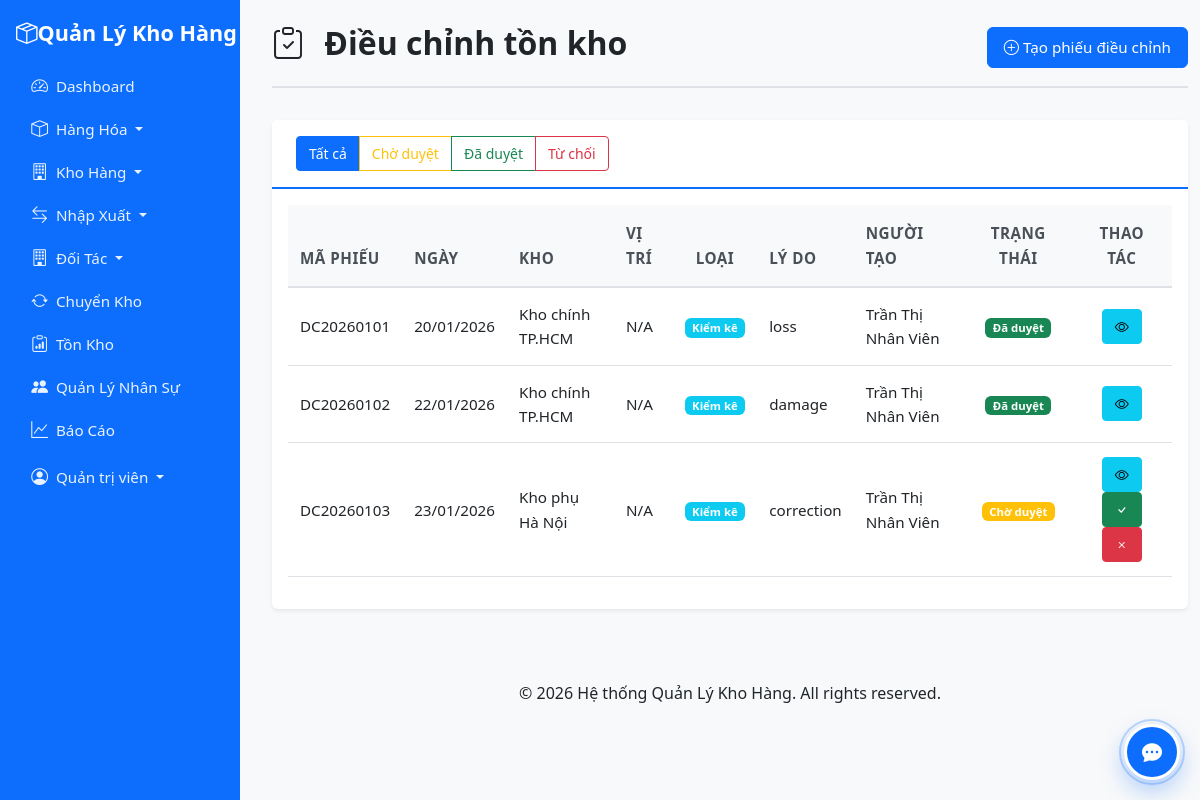
Screenshot of /modules/inventory_adjustments/index.php (signed in) with the database file from the repository.
### tables this page shows
CREATE TABLE `inventory_adjustments` (
  `id` int(11) NOT NULL,
  `adjustment_code` varchar(50) NOT NULL,
  `adjustment_date` date NOT NULL,
  `warehouse_id` int(11) NOT NULL,
  `storage_location_id` int(11) DEFAULT NULL,
  `reason` enum('loss','damage','correction','theft','other') DEFAULT 'correction',
  `created_by` int(11) NOT NULL,
  `approved_by` int(11) DEFAULT NULL,
  `status` enum('pending','approved','rejected') DEFAULT 'pending',
  `notes` text DEFAULT NULL,
  `created_at` timestamp NOT NULL DEFAULT current_timestamp(),
  `updated_at` timestamp NOT NULL DEFAULT current_timestamp() ON UPDATE current_timestamp()
);

CREATE TABLE `warehouses` (
  `id` int(11) NOT NULL,
  `code` varchar(50) NOT NULL,
  `name` varchar(100) NOT NULL,
  `address` text DEFAULT NULL,
  `latitude` decimal(10,7) DEFAULT NULL,
  `longitude` decimal(10,7) DEFAULT NULL,
  `manager_id` int(11) DEFAULT NULL,
  `status` tinyint(1) DEFAULT 1,
  `created_at` timestamp NOT NULL DEFAULT current_timestamp()
);

CREATE TABLE `users` (
  `id` int(11) NOT NULL,
  `username` varchar(50) NOT NULL,
  `password` varchar(255) NOT NULL,
  `full_name` varchar(100) NOT NULL,
  `email` varchar(100) DEFAULT NULL,
  `phone` varchar(20) DEFAULT NULL,
  `role` enum('admin','quanly_kho','nhanvien_nhapkho','ketoan') DEFAULT 'nhanvien_nhapkho',
  `status` tinyint(1) DEFAULT 1,
  `created_at` timestamp NOT NULL DEFAULT current_timestamp(),
  `updated_at` timestamp NOT NULL DEFAULT current_timestamp() ON UPDATE current_timestamp()
);

### config/config.php (called while the page is built, shortened)
<?php
function formatDate($date) {
    return date('d/m/Y', strtotime($date));
}
?>

### modules/inventory_adjustments/index.php (the view, shortened to what this page needs)
<?php
require_once '../../config/config.php';
$db = getDB();
$status = $_GET['status'] ?? '';
$query = "SELECT ia.*, w.name as warehouse_name, sl.name as location_name, u1.full_name as creator_name, u2.full_name as approver_name
    FROM inventory_adjustments ia
    JOIN warehouses w ON ia.warehouse_id = w.id
    LEFT JOIN storage_locations sl ON ia.storage_location_id = sl.id
    JOIN users u1 ON ia.created_by = u1.id
    LEFT JOIN users u2 ON ia.approved_by = u2.id
    WHERE 1=1";
$params = [];
$query .= " ORDER BY ia.created_at DESC";
$stmt = $db->prepare($query);
$stmt->execute($params);
$adjustments = $stmt->fetchAll();
include '../../includes/header.php';
?>
<div class="container-fluid mt-4">
    <div class="page-header d-flex justify-content-between align-items-center">
        <h1><i class="bi bi-clipboard-check"></i> Điều chỉnh tồn kho</h1>
        <a href="add.php" class="btn btn-primary">
            <i class="bi bi-plus-circle"></i> Tạo phiếu điều chỉnh
        </a>
    </div>
    <div class="card">
        <div class="card-header">
            <div class="btn-group" role="group">
                <a href="index.php" class="btn btn-sm <?php echo $status == '' ? 'btn-primary' : 'btn-outline-primary'; ?>">Tất cả</a>
                <a href="index.php?status=pending" class="btn btn-sm <?php echo $status == 'pending' ? 'btn-warning' : 'btn-outline-warning'; ?>">Chờ duyệt</a>
                <a href="index.php?status=approved" class="btn btn-sm <?php echo $status == 'approved' ? 'btn-success' : 'btn-outline-success'; ?>">Đã duyệt</a>
                <a href="index.php?status=rejected" class="btn btn-sm <?php echo $status == 'rejected' ? 'btn-danger' : 'btn-outline-danger'; ?>">Từ chối</a>
            </div>
        </div>
        <div class="card-body">
            <div class="table-responsive">
            <table class="table table-hover align-middle">
                    <thead>
                        <tr>
                            <th>Mã phiếu</th>
                            <th>Ngày</th>
                            <th>Kho</th>
                            <th>Vị trí</th>
                            <th class="text-center">Loại</th>
                            <th>Lý do</th>
                            <th>Người tạo</th>
                            <th class="text-center">Trạng thái</th>
                            <th class="text-center">Thao tác</th>
                        </tr>
                    </thead>
                    <tbody>
                        <?php if (empty($adjustments)): ?>
                        <tr>
                            <td colspan="9" class="text-center text-muted">Không có dữ liệu</td>
                        </tr>
                        <?php else: ?>
                        <?php foreach ($adjustments as $adj): ?>
                        <tr>
                            <td><?php echo htmlspecialchars($adj['adjustment_code']); ?></td>
                            <td><?php echo formatDate($adj['adjustment_date']); ?></td>
                            <td><?php echo htmlspecialchars($adj['warehouse_name']); ?></td>
                            <td><?php echo htmlspecialchars($adj['location_name'] ?? 'N/A'); ?></td>
                            <td class="text-center">
                                <?php $type = $adj['adjustment_type'] ?? null; ?>
                                <span class="badge bg-<?php
                                    echo $type === 'increase' ? 'success' :
                                        ($type === 'decrease' ? 'danger' : 'info');
                                ?>">
                                    <?php
                                    echo $type === 'increase' ? 'Tăng' :
                                        ($type === 'decrease' ? 'Giảm' : 'Kiểm kê');
                                    ?>
                                </span>
                            </td>
                            <td><?php echo htmlspecialchars($adj['reason'] ?? ''); ?></td>
                            <td><?php echo htmlspecialchars($adj['creator_name']); ?></td>
                            <td class="text-center">
                                <span class="badge bg-<?php
                                    echo $adj['status'] == 'approved' ? 'success' :
                                        ($adj['status'] == 'rejected' ? 'danger' : 'warning');
                                ?>">
                                    <?php
                                    echo $adj['status'] == 'approved' ? 'Đã duyệt' :
                                        ($adj['status'] == 'rejected' ? 'Từ chối' : 'Chờ duyệt');
                                    ?>
                                </span>
                            </td>
                            <td class="text-center">
                                <a href="view.php?id=<?php echo $adj['id']; ?>" class="btn btn-sm btn-info">
                                    <i class="bi bi-eye"></i>
                                </a>
                                <?php if ($adj['status'] == 'pending' && in_array($_SESSION['role'], ['admin', 'quanly_kho'])): ?>
                                <form method="POST" action="approve.php" class="d-inline">
                                    <button type="submit" class="btn btn-sm btn-success"><i class="bi bi-check"></i></button>
                                </form>
                                <form method="POST" action="reject.php" class="d-inline" onsubmit="return confirm('Bạn có chắc chắn muốn từ chối phiếu điều chỉnh này?');">
                                    <button type="submit" class="btn btn-sm btn-danger"><i class="bi bi-x"></i></button>
                                </form>
                                <?php endif; ?>
                            </td>
                        </tr>
                        <?php endforeach; ?>
                        <?php endif; ?>
                    </tbody>
                </table>
            </div>
        </div>
    </div>
</div>
<?php include '../../includes/footer.php'; ?>

### assets/css/style.css (style rules this page uses)
:root { --primary-color: #0d6efd; --secondary-color: #6c757d; --success-color: #198754; --danger-color: #dc3545; --warning-color: #ffc107; --info-color: #0dcaf0; }
body { font-family: 'Segoe UI', Tahoma, Geneva, Verdana, sans-serif; background-color: #f8f9fa; font-size: 1rem; line-height: 1.6; }
@media (min-width: 992px) { body.has-sidebar { padding-left: 260px; } }
.card { border: none; box-shadow: 0 0.125rem 0.25rem rgba(0, 0, 0, 0.075); margin-bottom: 1.5rem; }
.card-header { background-color: #fff; border-bottom: 2px solid var(--primary-color); font-weight: 600; font-size: 1.1rem; padding: 1rem 1.5rem; }
.table { background-color: #fff; }
.table thead th { background-color: #f8f9fa; border-bottom: 2px solid #dee2e6; font-weight: 600; font-size: 0.95rem; padding: 1rem 0.75rem; text-transform: uppercase; letter-spacing: 0.5px; color: #495057; }
.table tbody td { padding: 0.875rem 0.75rem; font-size: 0.95rem; vertical-align: middle; }
.badge { padding: 0.35em 0.65em; }
.page-header { margin-bottom: 2rem; padding-bottom: 1rem; border-bottom: 2px solid #dee2e6; }
.page-header h1 { margin-bottom: 0.5rem; font-size: 2rem; font-weight: 600; color: #212529; }
.page-header h1 i { margin-right: 0.75rem; font-size: 2rem; }
h1, h2, h3, h4, h5, h6 { font-weight: 600; color: #212529; }
h1 { font-size: 2rem; }
.btn { font-weight: 500; padding: 0.5rem 1rem; font-size: 0.95rem; }
.btn-sm { padding: 0.375rem 0.75rem; font-size: 0.875rem; }

### rows the page displays
inventory_adjustments: adjustment_code "DC20260101", adjustment_date "20/01/2026", warehouse.name "Kho chính TP.HCM", location_name "N/A", reason "loss", created_by.full_name "Trần Thị Nhân Viên", status "Đã duyệt"
inventory_adjustments: adjustment_code "DC20260102", adjustment_date "22/01/2026", warehouse.name "Kho chính TP.HCM", location_name "N/A", reason "damage", created_by.full_name "Trần Thị Nhân Viên", status "Đã duyệt"
inventory_adjustments: adjustment_code "DC20260103", adjustment_date "23/01/2026", warehouse.name "Kho phụ Hà Nội", location_name "N/A", reason "correction", created_by.full_name "Trần Thị Nhân Viên", status "Chờ duyệt"

### other values shown
$_SESSION['full_name'] "Quản trị viên"
